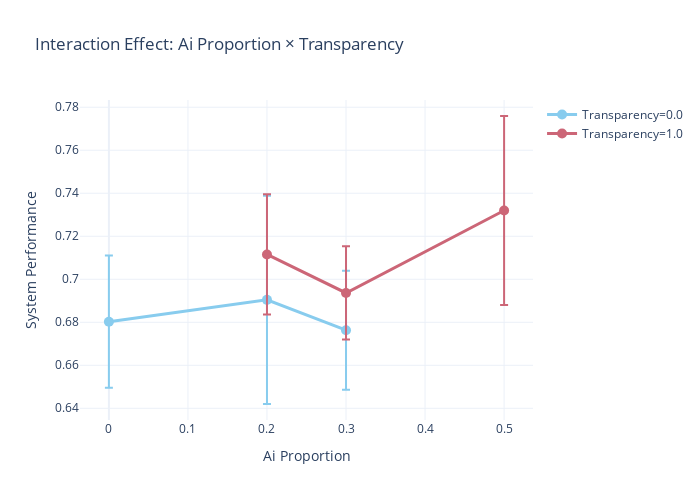

Notebook code for this chart:
### Markdown cell above
## 10. Figure 4: Interaction Effects

AI Proportion × Transparency interaction on system performance.

### Code cell
fig4 = plot_interaction_effects(
    df_results,
    metric='system_performance',
    x_var='ai_proportion',
    line_var='transparency',
    out_html='figure4_interaction_GIQ.html'
)

fig4.show()

### Figure 1 — Plotly figure (JSON) as saved in the notebook; plotly's stock layout.template omitted (floating-point values rounded to 4 significant figures)
{"data": [{"error_y": {"array": [0.03075, 0.04842, 0.02769], "type": "data"}, "line": {"color": "rgb(136, 204, 238)", "width": 3}, "marker": {"size": 10}, "mode": "lines+markers", "name": "Transparency=0.0", "type": "scatter", "x": [0.0, 0.2, 0.3], "y": [0.6803, 0.6904, 0.6763]}, {"error_y": {"array": [0.02798, 0.02168, 0.04393], "type": "data"}, "line": {"color": "rgb(204, 102, 119)", "width": 3}, "marker": {"size": 10}, "mode": "lines+markers", "name": "Transparency=1.0", "type": "scatter", "x": [0.2, 0.3, 0.5], "y": [0.7115, 0.6936, 0.732]}], "layout": {"font": {"size": 12}, "height": 500, "showlegend": true, "title": {"text": "Interaction Effect: Ai Proportion × Transparency"}, "width": 700, "xaxis": {"title": {"text": "Ai Proportion"}}, "yaxis": {"title": {"text": "System Performance"}}}}
